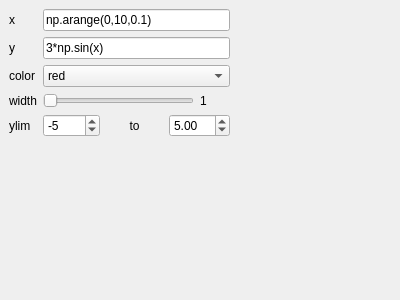
<?xml version="1.0" encoding="UTF-8"?>
<ui version="4.0">
 <class>Form</class>
 <widget class="QWidget" name="Form">
  <property name="geometry">
   <rect>
    <x>0</x>
    <y>0</y>
    <width>400</width>
    <height>300</height>
   </rect>
  </property>
  <property name="windowTitle">
   <string>Form</string>
  </property>
  <widget class="QWidget" name="formLayoutWidget">
   <property name="geometry">
    <rect>
     <x>9</x>
     <y>9</y>
     <width>221</width>
     <height>271</height>
    </rect>
   </property>
   <layout class="QFormLayout" name="formLayout">
    <item row="0" column="0">
     <widget class="QLabel" name="xLabel">
      <property name="text">
       <string>x</string>
      </property>
     </widget>
    </item>
    <item row="0" column="1">
     <widget class="QLineEdit" name="xLineEdit">
      <property name="text">
       <string>np.arange(0,10,0.1)</string>
      </property>
     </widget>
    </item>
    <item row="1" column="0">
     <widget class="QLabel" name="yLabel">
      <property name="text">
       <string>y</string>
      </property>
     </widget>
    </item>
    <item row="1" column="1">
     <widget class="QLineEdit" name="yLineEdit">
      <property name="text">
       <string>3*np.sin(x)</string>
      </property>
     </widget>
    </item>
    <item row="2" column="0">
     <widget class="QLabel" name="colorLabel">
      <property name="text">
       <string>color</string>
      </property>
     </widget>
    </item>
    <item row="2" column="1">
     <widget class="QComboBox" name="colorComboBox">
      <item>
       <property name="text">
        <string>red</string>
       </property>
      </item>
      <item>
       <property name="text">
        <string>green</string>
       </property>
      </item>
      <item>
       <property name="text">
        <string>red</string>
       </property>
      </item>
     </widget>
    </item>
    <item row="4" column="0">
     <widget class="QLabel" name="widthLabel">
      <property name="text">
       <string>width</string>
      </property>
     </widget>
    </item>
    <item row="4" column="1">
     <layout class="QHBoxLayout" name="horizontalLayout">
      <item>
       <widget class="QSlider" name="horizontalSlider">
        <property name="minimum">
         <number>1</number>
        </property>
        <property name="maximum">
         <number>10</number>
        </property>
        <property name="orientation">
         <enum>Qt::Horizontal</enum>
        </property>
       </widget>
      </item>
      <item>
       <widget class="QLabel" name="labelWidth">
        <property name="minimumSize">
         <size>
          <width>30</width>
          <height>0</height>
         </size>
        </property>
        <property name="text">
         <string>1</string>
        </property>
       </widget>
      </item>
     </layout>
    </item>
    <item row="6" column="0">
     <widget class="QLabel" name="ylimLabel">
      <property name="text">
       <string>ylim</string>
      </property>
     </widget>
    </item>
    <item row="6" column="1">
     <layout class="QHBoxLayout" name="horizontalLayout_2">
      <item>
       <widget class="QSpinBox" name="spinBox">
        <property name="minimum">
         <number>-10</number>
        </property>
        <property name="maximum">
         <number>10</number>
        </property>
        <property name="value">
         <number>-5</number>
        </property>
       </widget>
      </item>
      <item>
       <widget class="QLabel" name="label">
        <property name="text">
         <string>to</string>
        </property>
        <property name="alignment">
         <set>Qt::AlignCenter</set>
        </property>
       </widget>
      </item>
      <item>
       <widget class="QDoubleSpinBox" name="doubleSpinBox">
        <property name="minimum">
         <double>-10.000000000000000</double>
        </property>
        <property name="maximum">
         <double>10.000000000000000</double>
        </property>
        <property name="singleStep">
         <double>0.100000000000000</double>
        </property>
        <property name="value">
         <double>5.000000000000000</double>
        </property>
       </widget>
      </item>
     </layout>
    </item>
   </layout>
  </widget>
  <action name="actionUpdatePlot">
   <property name="text">
    <string>updatePlot</string>
   </property>
  </action>
 </widget>
 <resources/>
 <connections>
  <connection>
   <sender>horizontalSlider</sender>
   <signal>valueChanged(int)</signal>
   <receiver>labelWidth</receiver>
   <slot>setNum(int)</slot>
   <hints>
    <hint type="sourcelabel">
     <x>135</x>
     <y>106</y>
    </hint>
    <hint type="destinationlabel">
     <x>211</x>
     <y>100</y>
    </hint>
   </hints>
  </connection>
 </connections>
</ui>
